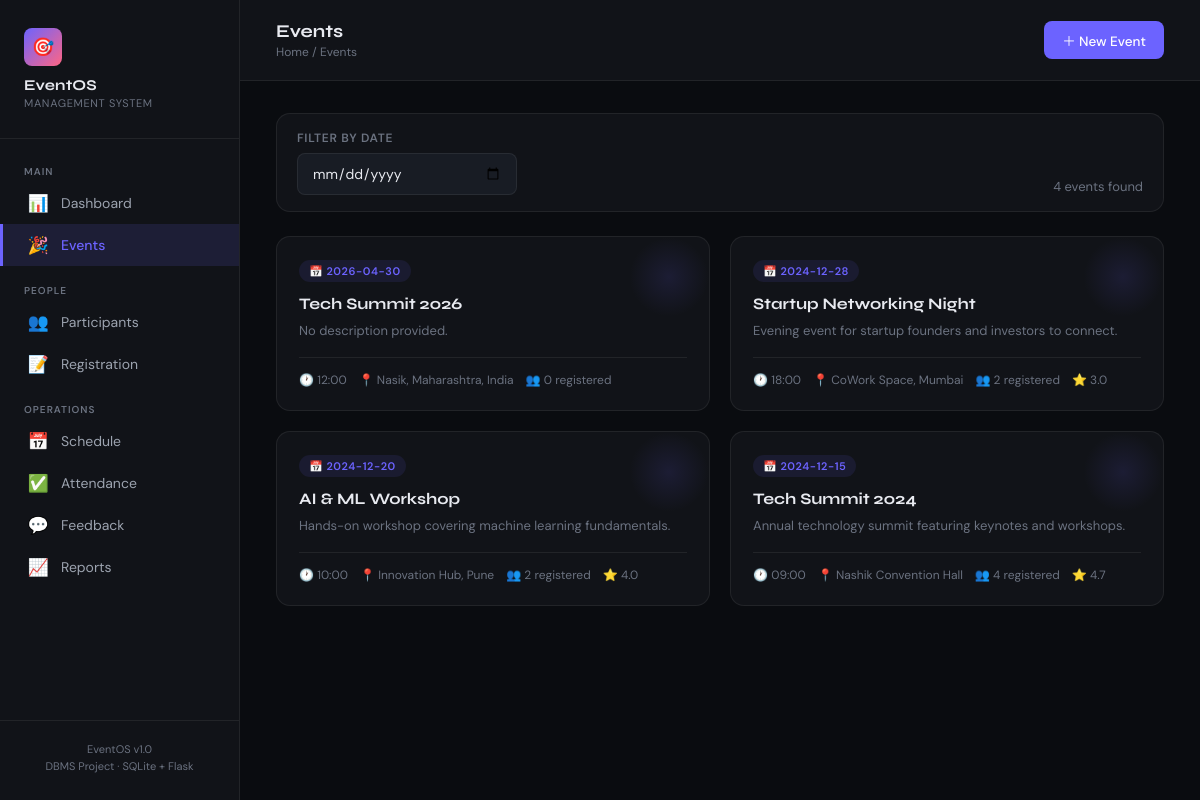
The app's page /events with its own data.
### tables this page shows
CREATE TABLE Events (
                id          INTEGER PRIMARY KEY AUTOINCREMENT,
                name        TEXT    NOT NULL,
                date        TEXT    NOT NULL,
                time        TEXT    NOT NULL,
                location    TEXT    NOT NULL,
                description TEXT
            );

### app.py (the view)
@app.route('/events')
def events():
    date_filter = request.args.get('date', '')
    with get_db() as conn:
        if date_filter:
            rows = conn.execute('''
                SELECT e.*, COUNT(DISTINCT r.participant_id) AS participant_count,
                       ROUND(AVG(f.rating),1) AS avg_rating
                FROM Events e
                LEFT JOIN Registrations r ON r.event_id=e.id
                LEFT JOIN Feedback f ON f.event_id=e.id
                WHERE e.date=? GROUP BY e.id ORDER BY e.date DESC
            ''', (date_filter,)).fetchall()
        else:
            rows = db_get_all_events()
    return render_template('events.html', events=rows, date_filter=date_filter)

### app.py (called while the page is built)
def get_db():
    conn = sqlite3.connect(DB_PATH)
    conn.row_factory = sqlite3.Row
    conn.execute("PRAGMA foreign_keys = ON")
    return conn

def db_get_all_events():
    with get_db() as conn:
        return conn.execute('''
            SELECT e.*,
                   COUNT(DISTINCT r.participant_id) AS participant_count,
                   ROUND(AVG(f.rating), 1)          AS avg_rating
            FROM Events e
            LEFT JOIN Registrations r ON r.event_id = e.id
            LEFT JOIN Feedback f      ON f.event_id = e.id
            GROUP BY e.id
            ORDER BY e.date DESC
        ''').fetchall()

### templates/events.html (shortened to what this page needs)
{% extends "base.html" %}
{% block page_title %}Events{% endblock %}
{% block breadcrumb %}Home / Events{% endblock %}
{% block topbar_actions %}
<a href="{{ url_for('add_event') }}" class="btn btn-primary">＋ New Event</a>
{% endblock %}
{% block content %}
<div class="filter-bar">
    <div class="form-group" style="flex:0 0 220px">
        <label>Filter by Date</label>
        <input type="date" id="dateFilter" value="{{ date_filter }}"
            onchange="window.location='{{ url_for('events') }}?date='+this.value" />
    </div>
    <div style="margin-left:auto; margin-top:22px; color:var(--text-muted); font-size:13px">
        {{ events|length }} event{{ 's' if events|length != 1 }} found
    </div>
</div>
{% if events %}
<div class="events-grid">
    {% for ev in events %}
    <a href="{{ url_for('event_detail', event_id=ev.id) }}" class="event-card">
        <div class="event-card-date">📅 {{ ev.date }}</div>
        <h3>{{ ev.name }}</h3>
        <p>{{ ev.description or 'No description provided.' }}</p>
        <div class="event-card-meta">
            <span>🕐 {{ ev.time }}</span>
            <span>📍 {{ ev.location }}</span>
            <span>👥 {{ ev.participant_count }} registered</span>
            {% if ev.avg_rating %}
            <span>⭐ {{ ev.avg_rating }}</span>
            {% endif %}
        </div>
    </a>
    {% endfor %}
</div>
{% endif %}
{% endblock %}

### static/style.css (style rules this page uses)
:root { --bg: #0a0c10; --surface: #111318; --surface2: #181c24; --border: rgba(255, 255, 255, 0.07); --accent: #6c63ff; --accent2: #ff6584; --accent3: #43e97b; --text: #e8eaf0; --text-muted: #6b7280; --text-dim: #9ca3af; --radius: 14px; --radius-sm: 8px; --shadow: 0 4px 32px rgba(0, 0, 0, 0.45); --glow: 0 0 24px rgba(108, 99, 255, 0.18); --font-head: 'Syne', sans-serif; --font-body: 'DM Sans', sans-serif; --nav-w: 240px; --transition: 0.22s ease; }
*, *::before, *::after { box-sizing: border-box; margin: 0; padding: 0; }
html { scroll-behavior: smooth; }
body { font-family: var(--font-body); background: var(--bg); color: var(--text); min-height: 100vh; display: flex; overflow-x: hidden; }
.btn { display: inline-flex; align-items: center; gap: 7px; padding: 9px 18px; border-radius: var(--radius-sm); font-family: var(--font-body); font-size: 13.5px; font-weight: 500; border: none; cursor: pointer; text-decoration: none; transition: all var(--transition); white-space: nowrap; }
.btn-primary { background: var(--accent); color: #fff; }
.form-group { display: flex; flex-direction: column; gap: 7px; }
label { font-size: 12px; font-weight: 600; color: var(--text-muted); text-transform: uppercase; letter-spacing: 0.06em; }
input, select, textarea { background: var(--surface2); border: 1px solid var(--border); border-radius: var(--radius-sm); color: var(--text); font-family: var(--font-body); font-size: 14px; padding: 10px 14px; transition: border-color var(--transition), box-shadow var(--transition); width: 100%; outline: none; }
input::placeholder, textarea::placeholder { color: var(--text-muted); }
.events-grid { display: grid; grid-template-columns: repeat(auto-fill, minmax(320px, 1fr)); gap: 20px; }
.event-card { background: var(--surface); border: 1px solid var(--border); border-radius: var(--radius); padding: 22px; text-decoration: none; display: block; transition: transform var(--transition), box-shadow var(--transition), border-color var(--transition); position: relative; overflow: hidden; }
.event-card::after { content: ''; position: absolute; top: 0; right: 0; width: 80px; height: 80px; background: radial-gradient(circle, rgba(108, 99, 255, 0.12) 0%, transparent 70%); }
.event-card-date { display: inline-flex; align-items: center; gap: 6px; font-size: 11px; font-weight: 600; color: var(--accent); background: rgba(108, 99, 255, 0.1); padding: 4px 10px; border-radius: 99px; margin-bottom: 12px; text-transform: uppercase; letter-spacing: 0.05em; }
.event-card h3 { font-family: var(--font-head); font-size: 16px; font-weight: 700; color: var(--text); margin-bottom: 8px; }
.event-card p { font-size: 13px; color: var(--text-muted); line-height: 1.55; margin-bottom: 16px; }
.event-card-meta { display: flex; flex-wrap: wrap; gap: 12px; font-size: 12px; color: var(--text-muted); padding-top: 14px; border-top: 1px solid var(--border); }
.event-card-meta span { display: flex; align-items: center; gap: 5px; }
.filter-bar { display: flex; gap: 12px; align-items: flex-end; background: var(--surface); border: 1px solid var(--border); border-radius: var(--radius); padding: 16px 20px; margin-bottom: 24px; flex-wrap: wrap; }
.filter-bar .form-group { flex: 1; min-width: 200px; }

### records on screen
Events: date "2026-04-30", name "Tech Summit 2026", description "No description provided.", time "12:00", location "Nasik, Maharashtra, India", participant_count "0"
Events: date "2024-12-28", name "Startup Networking Night", description "Evening event for startup founders and investors to connect.", time "18:00", location "CoWork Space, Mumbai", participant_count "2", avg_rating "3.0"
Events: date "2024-12-20", name "AI & ML Workshop", description "Hands-on workshop covering machine learning fundamentals.", time "10:00", location "Innovation Hub, Pune", participant_count "2", avg_rating "4.0"
Events: date "2024-12-15", name "Tech Summit 2024", description "Annual technology summit featuring keynotes and workshops.", time "09:00", location "Nashik Convention Hall", participant_count "4", avg_rating "4.7"

### other values on screen
{{ events|length }} "4"
{{ 's' if events|length != 1 }} "s"
